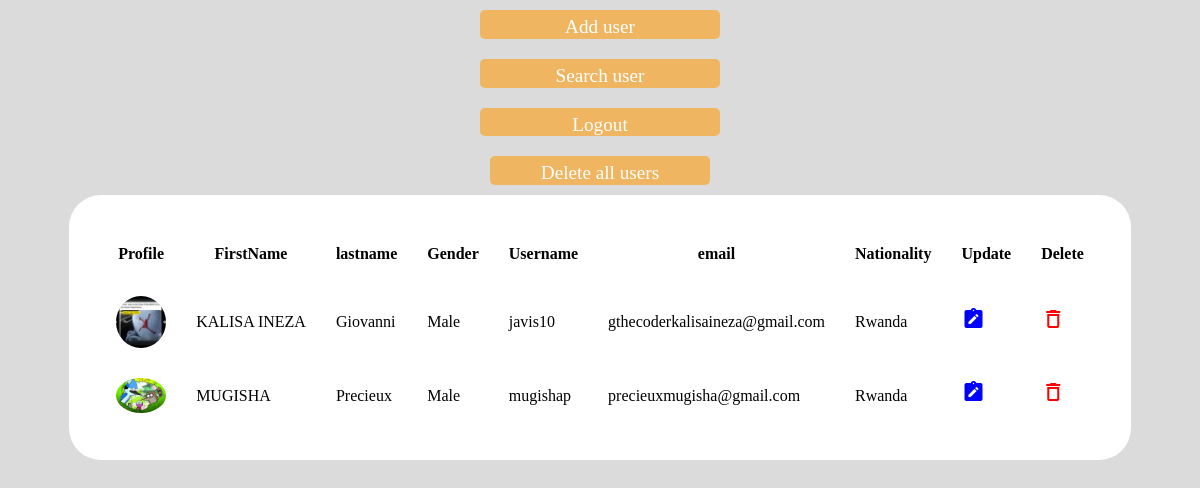
Screenshot of /display.php with the database file from the repository.
### tables this page shows
CREATE TABLE `users` (
  `user_id` varchar(255) NOT NULL DEFAULT uuid(),
  `firstname` varchar(32) NOT NULL,
  `lastname` varchar(32) NOT NULL,
  `telephone` int(10) NOT NULL,
  `profile` varchar(255) NOT NULL,
  `gender` varchar(7) NOT NULL,
  `nationality` varchar(100) NOT NULL,
  `username` varchar(32) NOT NULL,
  `email` varchar(180) NOT NULL,
  `password` varchar(255) NOT NULL,
  `role` varchar(32) DEFAULT 'user',
  PRIMARY KEY (`user_id`)
);

### display.php (the view, shortened to what this page needs)
<!DOCTYPE html>
<html lang="en">
<head>
    <link type="text/css" href="global.css" rel="stylesheet">
<link type="text/css" href="tailwind.css" rel="stylesheet">
    <link href='https://unpkg.com/boxicons@2.1.2/css/boxicons.min.css' rel='stylesheet'>
</head>
<body>
    <?php
include './connection.php';
    if (!$connection) {
        echo "Connection not successfull" . mysqli_connect_error();
    } else {
        $sql = "SELECT * FROM users;";
        $select = mysqli_query($connection, $sql) or die("Error occured" . mysqli_error($connection));
    ?>
    <a href="signup.php" class="addnew">Add user</a>
    <a href="viewuser.php" class="addnew">Search user</a>
     <a href="login.php" class="addnew">Logout</a>
    <form action="deleteall.php"><input type="submit" value="Delete all users" id="truncate"></form>
    <div class="table">
        <table>
            <thead>
                <tr>
                    <th>Profile</th>
                    <th>FirstName</th>
                    <th>lastname</th>
                    <th>Gender</th>
                    <th>Username</th>
                    <th>email</th>
                    <th>Nationality</th>
                    <th>Update</th>
                    <th>Delete</th>
                </tr>
            </thead>
            <?php
            while ($row = mysqli_fetch_assoc($select)) {
            ?>
                <tr>
                    <td><img src="<?php echo $row['profile'] ?>" width=50 height=50 class='profiles' alt=""></td>
                    <td><?php  echo  $row['firstname']; ?></td>
                    <td><?php  echo $row['lastname']; ?></td>
                    <td><?php  echo  $row['gender'];  ?></td>
                    <td><?php   echo $row['username']; ?></td>
                    <td><?php  echo $row['email']; ?></td>
                    <td><?php echo $row['nationality'];; ?></td>
                    <td><a href="edituser.php?id=<?php echo $row['user_id'];?>"><i style='color:blue;' class="material-icons">note_alt</i></a></td>
                    <td><a href="processdelete.php?id=<?php echo $row['user_id'];?>"><i style='color:red;' class="material-icons">delete_outline</i></a></td>
                </tr>
<?php
        };
    };
?>
</table>
</div>
</body>
</html>

### global.css (style rules this page uses)
* { transition: ease all 0.5s; }
body { background-color: #eee; }
input::placeholder { color: rgb(86, 87, 88); }
img { -webkit-user-drag: none; user-select: none; -moz-user-select: none; -webkit-user-drag: none; -webkit-user-select: none; -ms-user-select: none; }

### display.php (style rules this page uses)
* { transition:ease all 0.5s; }
body { background-color: #dbdbdb; display: flex; align-items: center; flex-direction: column; font-family: Source; }
a { text-decoration: none; }
table, td, th { padding: 15px; }
table { border-collapse: collapse; }
.table { background: #fff; border-radius:2em; padding:2em; }
.addnew { background-color: rgb(255 152 0 / 56%);; color: #fff; width: 20%; text-align: center; padding: 3px 0px; font-size: 1.2em; margin: 10px; height: 1.5em; border-radius: 5px; vertical-align: middle; }
#truncate { background-color: rgb(255 152 0 / 56%);; color: #fff; width: 100%; text-align: center; padding: 3px 0px; font-size: 1.2em; margin: 10px; height: 1.5em; border-radius: 5px; vertical-align: middle; border: none; }
form { width: 20%; vertical-align: middle; display: flex; align-items: center; justify-content: center; padding: 0px; }
.profiles { border-radius:50%; object-fit: cover; object-position:top; }

### rows the page displays
users: profile (picture), firstname "KALISA INEZA", lastname "Giovanni", gender "Male", username "javis10", email "gthecoderkalisaineza@gmail.com", nationality "Rwanda"
users: profile (picture), firstname "MUGISHA", lastname "Precieux", gender "Male", username "mugishap", email "precieuxmugisha@gmail.com", nationality "Rwanda"
